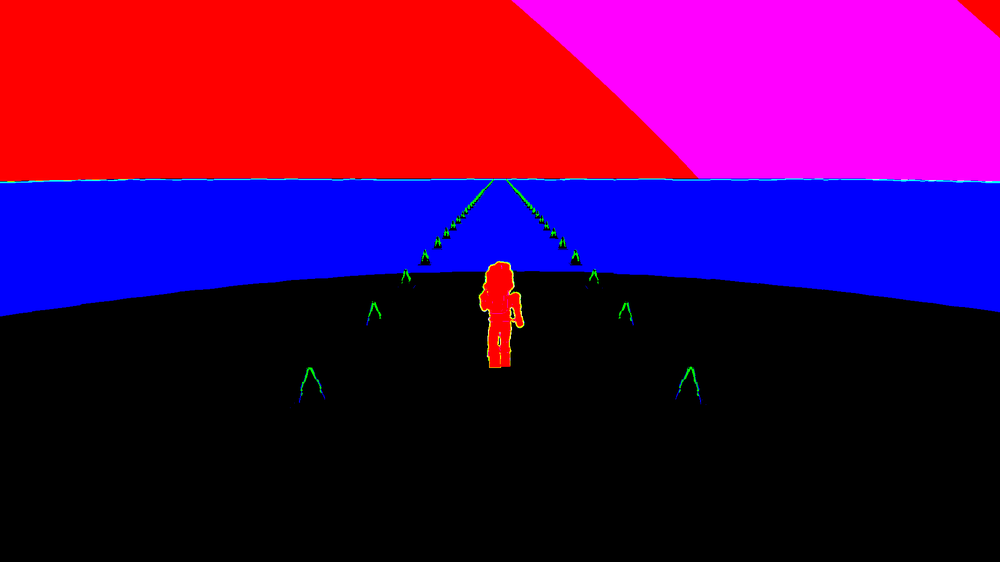
#> input picture docs/shifts/2026-11-19-night/lanes/walker/r3/after/frozen-signal.png, 1000 x 562 px, shrunk from 1920 x 1080 before the run, found by its file name
$ python frozen.py after/frozen-signal.png
#> lines starting #> are read from the running program, lines starting #| are printed output that depends on the picture; after the words box and inside, x2 and y2 are one past the last pixel; in counts of white or black regions, pixels touching at a corner belong together
"""Grey-level change on the fixed rear silhouette, after the moving rig freezes its pose."""
from pathlib import Path
import subprocess
import sys

import numpy as np
from PIL import Image

out = Path(__file__).resolve().parent / sys.argv[1]
signal = np.array(Image.open(out / "frozen-signal.png"))[:, :, 0] > 127
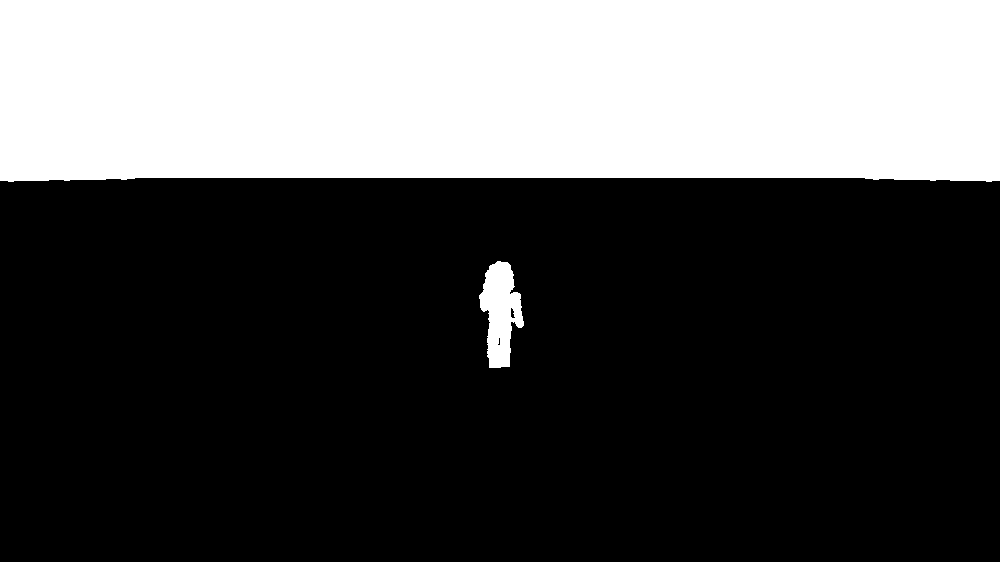
#> signal: shape (562, 1000) bool; 32.3% white; 2 white regions, box (x1, y1, x2, y2) and area: (0, 0, 1000, 182) 178617, (479, 261, 524, 368) 2969
hidden = np.array(Image.open(out / "frozen-hidden.png"))[:, :, 0] > 127
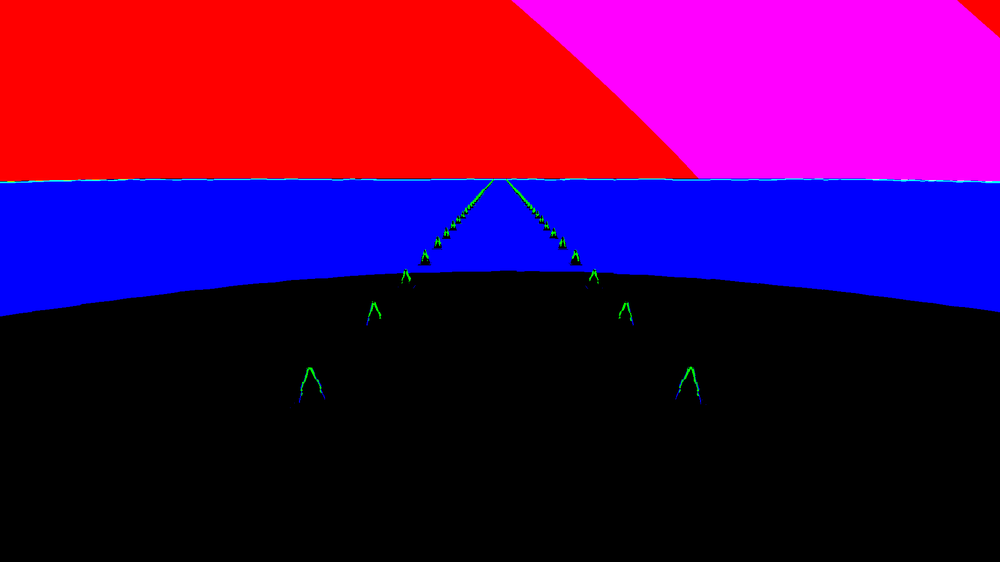
#> input picture docs/shifts/2026-11-19-night/lanes/walker/r3/after/frozen-hidden.png, 1000 x 562 px, shrunk from 1920 x 1080 before the run, found by its file name
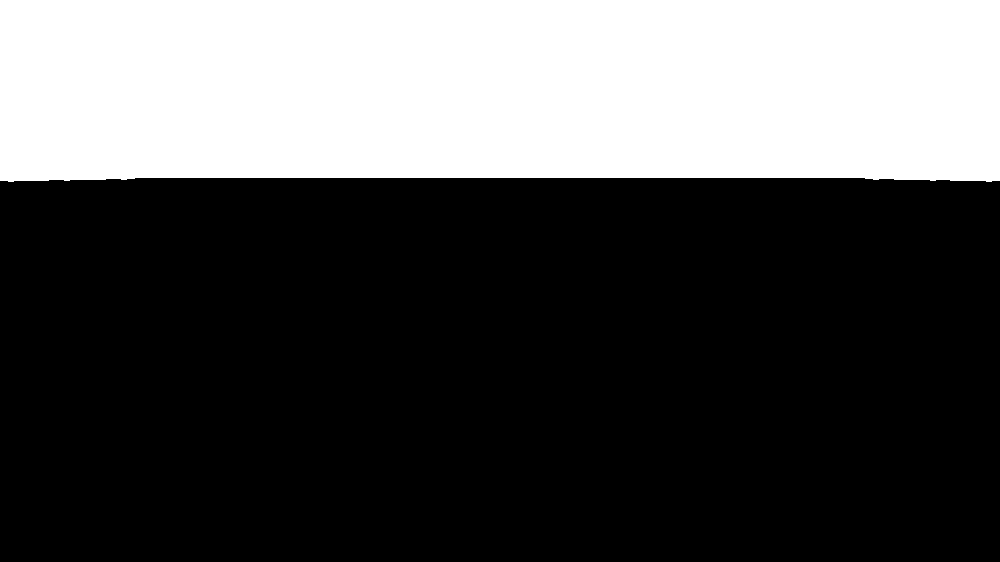
#> hidden: shape (562, 1000) bool; 31.8% white; 1 white region, box (x1, y1, x2, y2) and area: (0, 0, 1000, 182) 178617
mask = signal & ~hidden
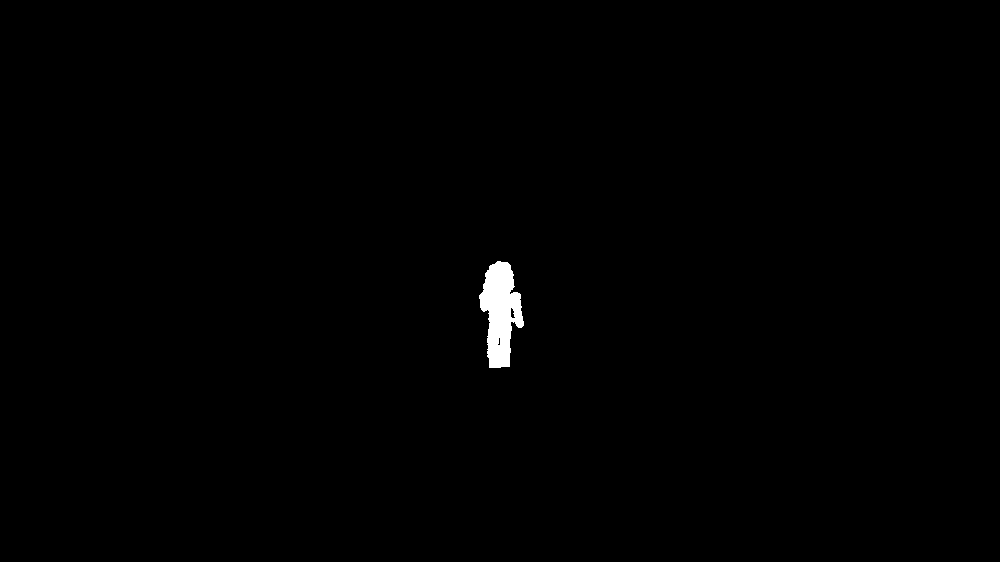
#> mask: shape (562, 1000) bool; 0.53% white; 1 white region, box (x1, y1, x2, y2) and area: (479, 261, 524, 368) 2969
ys, xs = np.where(mask)
#> ys = 2969 values from 261 to 367; xs = 2969 values, max 523 at index 1906, min 479 at index 901, mean 500.1
assert len(ys) > 1000
x, y = xs.min(), ys.min()
#> x = 479; y = 261
w, h = xs.max() - x + 1, ys.max() - y + 1
#> w = 45; h = 107
pad = np.pad(mask, 1)
#> pad: shape (564, 1002) bool; 0.53% white; 1 white region, box (x1, y1, x2, y2) and area: (480, 262, 525, 369) 2969
inside = mask & pad[1:-1, :-2] & pad[1:-1, 2:] & pad[:-2, 1:-1] & pad[2:, 1:-1]
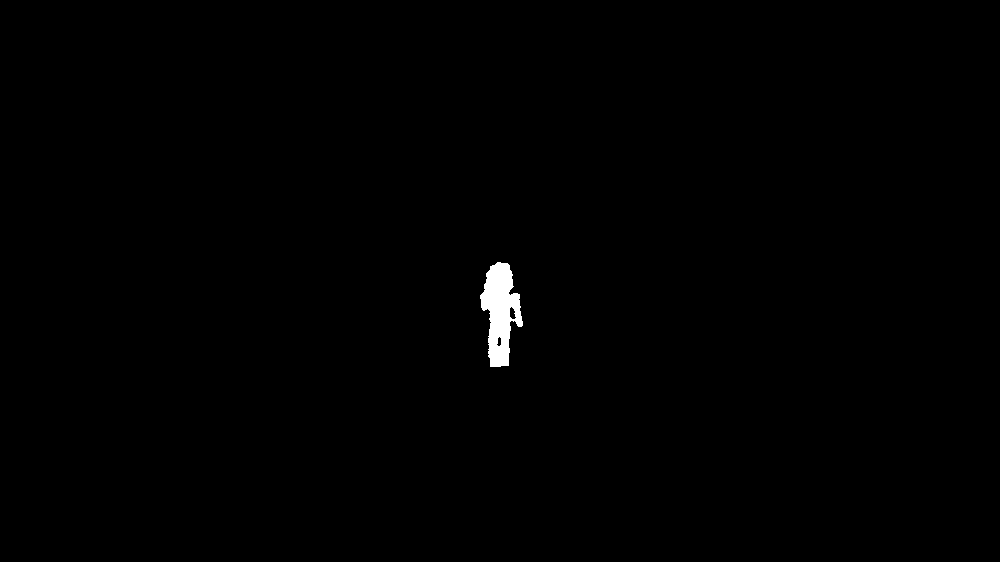
#> inside: shape (562, 1000) bool; 0.47% white; 1 white region, box (x1, y1, x2, y2) and area: (480, 262, 523, 367) 2649
vf = f"select=between(n\\,95\\,145),format=gray,crop={w}:{h}:{x}:{y}"
#> (the run stopped early here; a loop or call above may not have finished)
